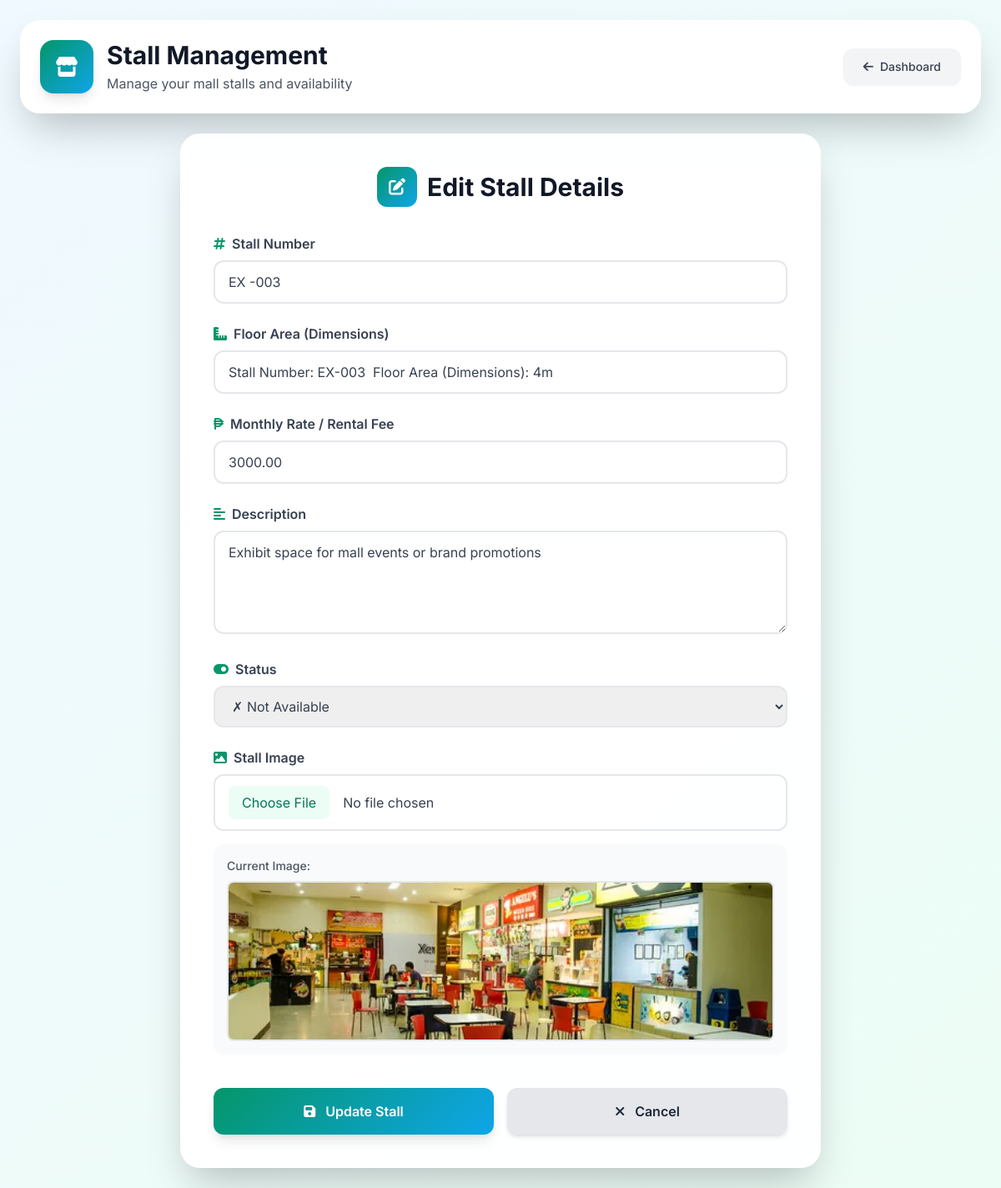
The app's page /stall_page.php?edit=33 (signed in) with its own data.
### tables this page shows
CREATE TABLE `stalls` (
  `id` int(11) NOT NULL,
  `stall_number` varchar(20) NOT NULL,
  `floor_area` varchar(50) NOT NULL,
  `monthly_rate` decimal(10,2) NOT NULL,
  `description` text NOT NULL,
  `status` enum('available','not_available','reserved') NOT NULL DEFAULT 'available',
  `image_path` varchar(255) DEFAULT NULL,
  `created_at` timestamp NOT NULL DEFAULT current_timestamp(),
  `updated_at` timestamp NOT NULL DEFAULT current_timestamp() ON UPDATE current_timestamp()
);

### stall_page.php (the view, shortened to what this page needs)
<?php
require 'config.php';
$edit_mode = false;
$current_stall = null;
if (isset($_GET['edit'])) {
    $stall_id = $_GET['edit'];
    $stmt = $conn->prepare("SELECT * FROM stalls WHERE id=?");
    $stmt->bind_param("i", $stall_id);
    $stmt->execute();
    $result = $stmt->get_result();
    $current_stall = $result->fetch_assoc();
    if ($current_stall) {
        $edit_mode = true;
    }
}
$stalls_result = $conn->query("SELECT * FROM stalls ORDER BY stall_number");
?>
<!DOCTYPE html>
<html lang="en" class="scroll-smooth">
<head>
    <script src="https://cdn.tailwindcss.com"></script>
    <link rel="stylesheet" href="https://cdnjs.cloudflare.com/ajax/libs/font-awesome/6.4.0/css/all.min.css" />
</head>
<body class="min-h-screen p-6">
    <div class="max-w-7xl mx-auto">
        <div class="glass-effect rounded-3xl shadow-2xl p-6 mb-6 animate-fade-in">
            <div class="flex items-center justify-between flex-wrap gap-4">
                <div class="flex items-center gap-4">
                    <div class="w-16 h-16 gradient-primary rounded-2xl flex items-center justify-center shadow-lg">
                        <i class="fas fa-store text-white text-2xl"></i>
                    </div>
                    <div>
                        <h1 class="text-3xl font-bold text-gray-900">Stall Management</h1>
                        <p class="text-gray-600 mt-1">Manage your mall stalls and availability</p>
                    </div>
                </div>
                <div class="flex flex-wrap items-center gap-3 w-full sm:w-auto">
                    <a href="admin_dashboard.php" class="flex-1 sm:flex-none justify-center bg-gray-100 hover:bg-gray-200 text-gray-700 px-4 sm:px-6 py-3 rounded-xl transition-all flex items-center gap-2 font-medium shadow-sm text-sm">
                        <i class="fas fa-arrow-left"></i>
                        <span>Dashboard</span>
                    </a>
                </div>
            </div>
        </div>
        <?php if (!isset($_GET['edit']) && !isset($_GET['create']) && !isset($_GET['delete'])): ?>
            <?php if ($stalls_result->num_rows > 0): ?>
                <div class="grid grid-cols-1 md:grid-cols-2 lg:grid-cols-3 gap-6 animate-fade-in">
                    <?php while ($stall = $stalls_result->fetch_assoc()): ?>
                        <div class="stall-card glass-effect rounded-2xl shadow-lg overflow-hidden">
                            <div class="relative h-48 bg-gradient-to-br from-emerald-400 to-blue-500 overflow-hidden">
                                <?php if (!empty($stall['image_path']) && file_exists($stall['image_path'])): ?>
                                    <img src="<?php echo htmlspecialchars($stall['image_path']); ?>" alt="Stall <?php echo htmlspecialchars($stall['stall_number']); ?>" class="w-full h-full object-cover">
                                <?php else: ?>
                                    <div class="w-full h-full flex items-center justify-center">
                                        <i class="fas fa-store text-white text-6xl opacity-50"></i>
                                    </div>
                                <?php endif; ?>
                                <div class="absolute top-4 right-4">
                                    <span class="px-3 py-1.5 rounded-full text-xs font-semibold shadow-lg backdrop-blur-sm
                                        <?php echo $stall['status'] == 'available' ? 'bg-green-500 text-white' :
                                              ($stall['status'] == 'reserved' ? 'bg-yellow-500 text-white' : 'bg-red-500 text-white'); ?>">
                                        <i class="fas <?php echo $stall['status'] == 'available' ? 'fa-check-circle' :
                                              ($stall['status'] == 'reserved' ? 'fa-clock' : 'fa-times-circle'); ?> mr-1"></i>
                                        <?php echo ucfirst(str_replace('_', ' ', $stall['status'])); ?>
                                    </span>
                                </div>
                            </div>
                            <div class="p-6">
                                <div class="flex items-center justify-between mb-3">
                                    <h3 class="text-xl font-bold text-gray-900">
                                        <i class="fas fa-hashtag text-emerald-600 text-sm"></i>
                                        <?php echo htmlspecialchars($stall['stall_number']); ?>
                                    </h3>
                                    <div class="text-right">
                                        <p class="text-2xl font-bold text-emerald-600">₱<?php echo number_format($stall['monthly_rate'], 0); ?></p>
                                        <p class="text-xs text-gray-500">per month</p>
                                    </div>
                                </div>
                                <div class="space-y-2 mb-4">
                                    <div class="flex items-center gap-2 text-gray-600">
                                        <i class="fas fa-ruler-combined text-emerald-600 w-5"></i>
                                        <span class="text-sm"><?php echo htmlspecialchars($stall['floor_area']); ?></span>
                                    </div>
                                    <div class="flex items-start gap-2 text-gray-600">
                                        <i class="fas fa-info-circle text-emerald-600 w-5 mt-0.5"></i>
                                        <span class="text-sm line-clamp-2"><?php echo htmlspecialchars($stall['description']); ?></span>
                                    </div>
                                </div>
                                <div class="flex gap-2 pt-4 border-t border-gray-100">
                                    <a href="?edit=<?php echo $stall['id']; ?>" class="flex-1 bg-blue-500 hover:bg-blue-600 text-white px-4 py-2.5 rounded-xl transition-all flex items-center justify-center gap-2 font-medium shadow-sm">
                                        <i class="fas fa-edit"></i>
                                        <span>Edit</span>
                                    </a>
                                    <a href="?delete=<?php echo $stall['id']; ?>" onclick="return confirm('Are you sure you want to delete this stall?')" class="flex-1 bg-red-500 hover:bg-red-600 text-white px-4 py-2.5 rounded-xl transition-all flex items-center justify-center gap-2 font-medium shadow-sm">
                                        <i class="fas fa-trash-alt"></i>
                                        <span>Delete</span>
                                    </a>
                                </div>
                            </div>
                        </div>
                    <?php endwhile; ?>
                </div>
            <?php else: ?>
                <div class="glass-effect rounded-3xl shadow-lg p-12 text-center animate-fade-in">
                    <div class="w-24 h-24 bg-gray-100 rounded-full flex items-center justify-center mx-auto mb-6">
                        <i class="fas fa-store-slash text-5xl text-gray-400"></i>
                    </div>
                    <h2 class="text-2xl font-bold text-gray-900 mb-2">No Stalls Yet</h2>
                    <p class="text-gray-600 mb-6">Start by creating your first stall to manage your mall spaces.</p>
                    <a href="?create" class="gradient-primary hover:opacity-90 text-white px-8 py-3 rounded-xl transition-all inline-flex items-center gap-2 font-medium shadow-lg">
                        <i class="fas fa-plus-circle"></i>
                        <span>Create First Stall</span>
                    </a>
                </div>
            <?php endif; ?>
        <?php else: ?>
            <div class="glass-effect rounded-3xl shadow-2xl p-8 sm:p-10 animate-fade-in max-w-3xl mx-auto">
                <div class="flex items-center justify-center gap-3 mb-8">
                    <div class="w-12 h-12 gradient-primary rounded-xl flex items-center justify-center">
                        <i class="fas <?php echo $edit_mode ? 'fa-edit' : 'fa-plus-circle'; ?> text-white text-xl"></i>
                    </div>
                    <h1 class="text-3xl font-bold text-gray-900">
                        <?php echo $edit_mode ? 'Edit Stall Details' : 'Create New Stall'; ?>
                    </h1>
                </div>
                <form method="post" action="<?php echo htmlspecialchars($_SERVER["PHP_SELF"]); ?>" class="space-y-6" enctype="multipart/form-data">
                    <div>
                        <label for="stall_number" class="block text-gray-700 font-semibold mb-2 flex items-center gap-2">
                            <i class="fas fa-hashtag text-emerald-600"></i>
                            Stall Number
                        </label>
                        <input
                            type="text"
                            id="stall_number"
                            name="stall_number"
                            required
                            class="w-full px-4 py-3 border-2 border-gray-200 rounded-xl text-gray-700 placeholder-gray-400 transition"
                            placeholder="e.g., ST-001"
                            autocomplete="off"
                            value="<?php echo $edit_mode ? htmlspecialchars($current_stall['stall_number']) : ''; ?>"
                        />
                    </div>
                    <div>
                        <label for="floor_area" class="block text-gray-700 font-semibold mb-2 flex items-center gap-2">
                            <i class="fas fa-ruler-combined text-emerald-600"></i>
                            Floor Area (Dimensions)
                        </label>
                        <input
                            type="text"
                            id="floor_area"
                            name="floor_area"
                            required
                            class="w-full px-4 py-3 border-2 border-gray-200 rounded-xl text-gray-700 placeholder-gray-400 transition"
                            placeholder="e.g., 5m x 5m or 25 sqm"
                            autocomplete="off"
                            value="<?php echo $edit_mode ? htmlspecialchars($current_stall['floor_area']) : ''; ?>"
                        />
                    </div>
                    <div>
                        <label for="monthly_rate" class="block text-gray-700 font-semibold mb-2 flex items-center gap-2">
                            <i class="fas fa-peso-sign text-emerald-600"></i>
                            Monthly Rate / Rental Fee
                        </label>
                        <input
                            type="number"
                            id="monthly_rate"
                            name="monthly_rate"
                            required
                            step="0.01"
                            class="w-full px-4 py-3 border-2 border-gray-200 rounded-xl text-gray-700 placeholder-gray-400 transition"
                            placeholder="e.g., 5000.00"
                            autocomplete="off"
                            value="<?php echo $edit_mode ? htmlspecialchars($current_stall['monthly_rate']) : ''; ?>"
                        />
                    </div>
                    <div>
                        <label for="description" class="block text-gray-700 font-semibold mb-2 flex items-center gap-2">
                            <i class="fas fa-align-left text-emerald-600"></i>
                            Description
                        </label>
                        <textarea
                            id="description"
                            name="description"
                            required
                            rows="4"
                            class="w-full px-4 py-3 border-2 border-gray-200 rounded-xl text-gray-700 placeholder-gray-400 transition resize-y"
                            placeholder="e.g., Corner stall, near entrance, with glass display"
                        ><?php echo $edit_mode ? htmlspecialchars($current_stall['description']) : ''; ?></textarea>
                    </div>
                    <div>
                        <label for="status" class="block text-gray-700 font-semibold mb-2 flex items-center gap-2">
                            <i class="fas fa-toggle-on text-emerald-600"></i>
                            Status
                        </label>
                        <select
                            id="status"
                            name="status"
                            required
                            class="w-full px-4 py-3 border-2 border-gray-200 rounded-xl text-gray-700 transition cursor-pointer"
                        >
                            <option value="not_available" <?php echo ($edit_mode && $current_stall['status'] == 'not_available') ? 'selected' : ''; ?>>✗ Not Available</option>
                        </select>
                    </div>
                    <div>
                        <label for="image" class="block text-gray-700 font-semibold mb-2 flex items-center gap-2">
                            <i class="fas fa-image text-emerald-600"></i>
                            Stall Image
                        </label>
                        <input
                            type="file"
                            id="image"
                            name="image"
                            accept="image/*"
                            class="w-full px-4 py-3 border-2 border-gray-200 rounded-xl text-gray-700 transition cursor-pointer file:mr-4 file:py-2 file:px-4 file:rounded-lg file:border-0 file:bg-emerald-50 file:text-emerald-700 hover:file:bg-emerald-100"
                            onchange="previewImage(this)"
                        />
                        <?php if ($edit_mode && !empty($current_stall['image_path'])): ?>
                            <div class="mt-4 p-4 bg-gray-50 rounded-xl">
                                <p class="text-sm text-gray-600 mb-2 font-medium">Current Image:</p>
                                <img src="<?php echo htmlspecialchars($current_stall['image_path']); ?>" alt="Current Stall Image" class="w-full h-48 object-cover rounded-lg border-2 border-gray-200" />
                            </div>
                        <?php endif; ?>
                    </div>
                    <div class="flex gap-4 pt-4">
                        <button
                            type="submit"
                            class="flex-1 gradient-primary hover:opacity-90 text-white font-semibold py-4 rounded-xl shadow-lg flex items-center justify-center gap-3 transition-all"
                        >
                            <i class="fas <?php echo $edit_mode ? 'fa-save' : 'fa-plus-circle'; ?>"></i>
                            <?php echo $edit_mode ? 'Update Stall' : 'Create Stall'; ?>
                        </button>
                        <a
                            href="stall_page.php"
                            class="flex-1 bg-gray-200 hover:bg-gray-300 text-gray-800 font-semibold py-4 rounded-xl shadow-md flex items-center justify-center gap-3 transition-all"
                        >
                            <i class="fas fa-times"></i>
                            Cancel
                        </a>
                    </div>
                </form>
            </div>
        <?php endif; ?>
    </div>
</body>
</html>

### stall_page.php (style rules this page uses)
body { font-family: 'Inter', sans-serif; background: linear-gradient(135deg, #f0f9ff 0%, #ecfdf5 100%); }
.glass-effect { background: rgba(255, 255, 255, 0.95); backdrop-filter: blur(10px); }
.gradient-primary { background: linear-gradient(135deg, #059669 0%, #0ea5e9 100%); }
.animate-fade-in { animation: fadeIn 0.5s ease-in-out; }

### records on screen
stalls: stall_number "EX -003", floor_area "Stall Number: EX-003 Floor Area (Dimensions): 4m", monthly_rate "3000.00", description "Exhibit space for mall events or brand promotions", status "✗ Not Available", image_path (picture)
